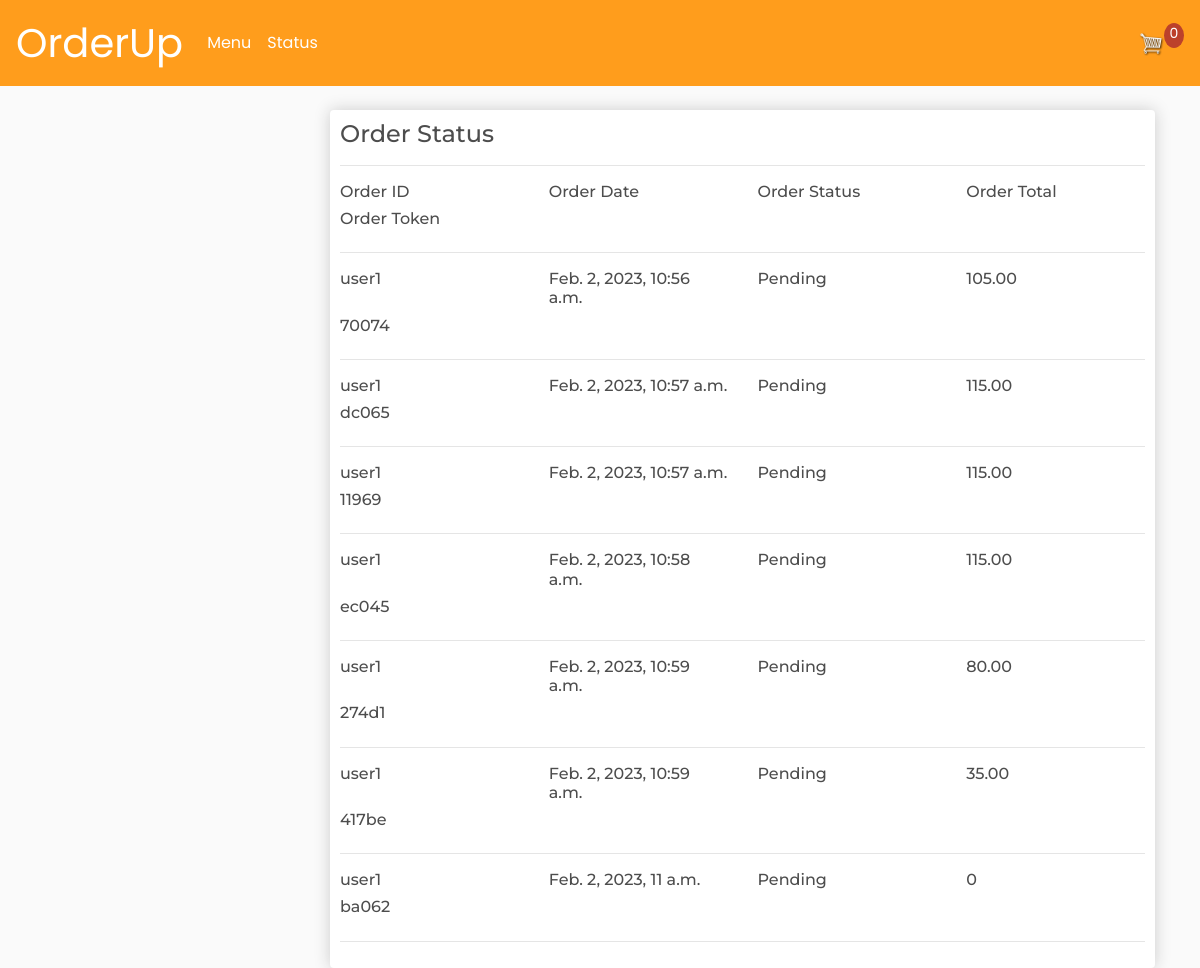
/status/, run on an earlier commit of the app's database.
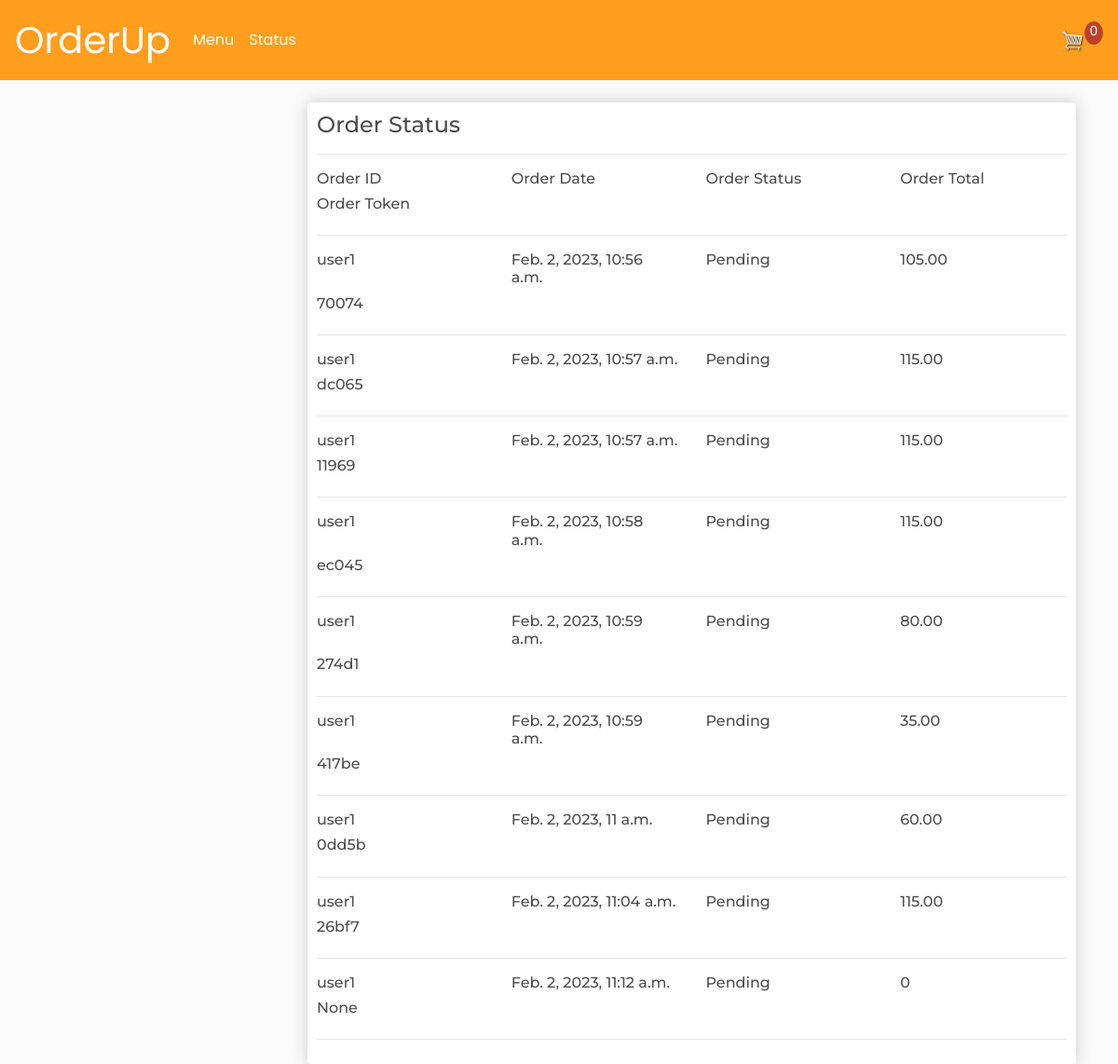
And on a later commit of the database.
### store/models.py (models this page shows, shortened)
class Order(models.Model):
	STATUS = (
		('Pending', 'Pending'),
		('Ready', 'Ready'),
	)
	customer = models.ForeignKey(Customer, on_delete=models.SET_NULL, null=True, blank=True)
	date_ordered = models.DateTimeField(auto_now_add=True)
	complete = models.BooleanField(default=False)
	transaction_id = models.CharField(max_length=100, null=True)
	orderstatus = models.CharField(max_length=100, choices=STATUS, default='Pending')
	@property
	def get_cart_total(self):
		orderitems = self.orderitem_set.all()
		total = sum([item.get_total for item in orderitems])
		return total
	@property
	def get_transaction_id(self):
		transaction_id = self.transaction_id
		return transaction_id

class Customer(models.Model):
	user = models.OneToOneField(User, null=True, blank=True, on_delete=models.CASCADE)
	name = models.CharField(max_length=200, null=True)
	email = models.CharField(max_length=200)
	def __str__(self):
		return self.name

class OrderItem(models.Model):
	product = models.ForeignKey(Product, on_delete=models.SET_NULL, null=True)
	order = models.ForeignKey(Order, on_delete=models.SET_NULL, null=True)
	quantity = models.IntegerField(default=0, null=True, blank=True)
	date_added = models.DateTimeField(auto_now_add=True)
	@property
	def get_total(self):
		total = self.product.price * self.quantity
		return total

class Product(models.Model):
	name = models.CharField(max_length=200)
	price = models.DecimalField(max_digits=7, decimal_places=2)
	digital = models.BooleanField(default=False,null=True, blank=True)
	image = models.ImageField(null=True, blank=True)

### store/views.py (the view)
# urls.py: path('status/', views.status, name="status"),
def status(request):
    orderno = Order.objects.all().order_by('-orderstatus')
    data  = cartData(request)
    cartItems = data['cartItems']
    products = Product.objects.all()
    context = {"products":products, 'cartItems':cartItems, 'orderno':orderno}
    return render(request, 'store/status.html', context)

### store/utils.py (called while the page is built, shortened)
def cookieCart(request):
    try:
        cart = json.loads(request.COOKIES['cart'])
    except :
        cart = {}
    print('Cart: ',cart)
    items = []
    order = {'get_cart_total':0, 'get_cart_items':0, 'shipping':False}
    cartItems = order['get_cart_items']
    return {'cartItems':cartItems, 'order':order, 'items':items}

def cartData(request):
    if request.user.is_authenticated:
        customer = request.user.customer
        order, created = Order.objects.get_or_create(customer=customer, complete=False)
        items = order.orderitem_set.all()
        cartItems = order.get_cart_items
    else:
        cookieData = cookieCart(request)
        cartItems = cookieData['cartItems']
        order = cookieData['order']
        items = cookieData['items']
    return {'cartItems':cartItems, 'order':order, 'items':items}

### store/templates/store/status.html
{% extends 'store/main.html' %}
{% load static %}
{% block content %}
<div class="row">
    <div class="col-md-3">
    </div>
    <div class="col-md">
        <div class="box-element">
            <h4>Order Status</h4>
            <hr>
            <div class="row">
                <div class="col-md-3">
                    <h6>Order ID</h6>
                </div>
                <div class="col-md-3">
                    <h6>Order Date</h6>
                </div>
                <div class="col-md-3">
                    <h6>Order Status</h6>
                </div>
                <div class="col-md-3">
                    <h6>Order Total</h6>
                </div>
                <div class="col-md-3">
                    <h6>Order Token</h6>
                </div>
            </div>
            <hr>
            {% for order in orderno %}
            <div class="row">
                <div class="col-md-3">
                    <h6>{{order.customer}}</h6>
                </div>
                <div class="col-md-3">
                    <h6>{{order.date_ordered}}</h6>
                </div>
                <div class="col-md-3">
                    <h6>{{order.orderstatus}}</h6>
                </div>
                <div class="col-md-3">
                    <h6>{{order.get_cart_total}}</h6>
                </div>
                <div class="col-md-3">
                    <h6>{{order.get_transaction_id}}</h6>
                </div>
            </div>
            <hr>
            {% endfor %}
        </div>
    </div>
</div>
{% endblock content %}

What changed in the data, as far as the page shows it:
changed Order "Feb. 2, 2023, 11 a.m.": get_cart_total "0" → "60.00"; get_transaction_id "ba062" → "0dd5b"
added Order: customer "user1", date_ordered "Feb. 2, 2023, 11:04 a.m.", orderstatus "Pending", get_cart_total "115.00", get_transaction_id "26bf7"
added Order: customer "user1", date_ordered "Feb. 2, 2023, 11:12 a.m.", orderstatus "Pending", get_cart_total "0", get_transaction_id "None"
